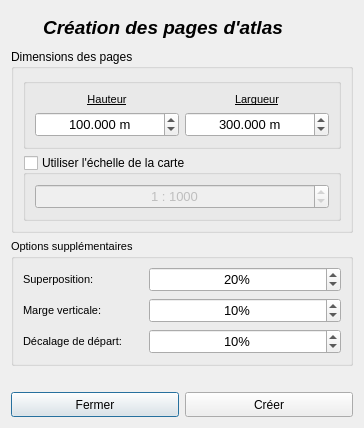
<?xml version="1.0" encoding="UTF-8"?>
<ui version="4.0">
 <class>CreateAtlas</class>
 <widget class="QDialog" name="CreateAtlas">
  <property name="windowModality">
   <enum>Qt::ApplicationModal</enum>
  </property>
  <property name="geometry">
   <rect>
    <x>0</x>
    <y>0</y>
    <width>364</width>
    <height>428</height>
   </rect>
  </property>
  <property name="minimumSize">
   <size>
    <width>364</width>
    <height>428</height>
   </size>
  </property>
  <property name="maximumSize">
   <size>
    <width>364</width>
    <height>428</height>
   </size>
  </property>
  <property name="windowTitle">
   <string>Création d'atlas</string>
  </property>
  <layout class="QGridLayout" name="gridLayout">
   <item row="0" column="0">
    <layout class="QHBoxLayout" name="horizontalLayout_7">
     <item>
      <widget class="QLabel" name="label_4">
       <property name="font">
        <font>
         <pointsize>14</pointsize>
         <weight>75</weight>
         <italic>true</italic>
         <bold>true</bold>
        </font>
       </property>
       <property name="text">
        <string>Création des pages d'atlas</string>
       </property>
       <property name="alignment">
        <set>Qt::AlignCenter</set>
       </property>
      </widget>
     </item>
     <item>
      <widget class="QLabel" name="lbl_logo">
       <property name="minimumSize">
        <size>
         <width>32</width>
         <height>32</height>
        </size>
       </property>
       <property name="maximumSize">
        <size>
         <width>32</width>
         <height>32</height>
        </size>
       </property>
       <property name="text">
        <string/>
       </property>
      </widget>
     </item>
    </layout>
   </item>
   <item row="3" column="0">
    <spacer name="verticalSpacer">
     <property name="orientation">
      <enum>Qt::Vertical</enum>
     </property>
     <property name="sizeHint" stdset="0">
      <size>
       <width>20</width>
       <height>33</height>
      </size>
     </property>
    </spacer>
   </item>
   <item row="1" column="0">
    <widget class="QGroupBox" name="groupBox">
     <property name="title">
      <string>Dimensions des pages</string>
     </property>
     <layout class="QVBoxLayout" name="verticalLayout_2">
      <item>
       <widget class="QGroupBox" name="groupBox_4">
        <property name="title">
         <string/>
        </property>
        <layout class="QGridLayout" name="gridLayout_3">
         <item row="0" column="0">
          <layout class="QVBoxLayout" name="verticalLayout">
           <item>
            <widget class="QLabel" name="label">
             <property name="font">
              <font>
               <pointsize>8</pointsize>
               <underline>true</underline>
              </font>
             </property>
             <property name="text">
              <string>Hauteur</string>
             </property>
             <property name="alignment">
              <set>Qt::AlignCenter</set>
             </property>
            </widget>
           </item>
           <item>
            <widget class="QDoubleSpinBox" name="spx_haut">
             <property name="sizePolicy">
              <sizepolicy hsizetype="Minimum" vsizetype="Preferred">
               <horstretch>0</horstretch>
               <verstretch>0</verstretch>
              </sizepolicy>
             </property>
             <property name="minimumSize">
              <size>
               <width>0</width>
               <height>25</height>
              </size>
             </property>
             <property name="font">
              <font>
               <pointsize>10</pointsize>
              </font>
             </property>
             <property name="toolTip">
              <string>Hauteur de la page dans la carte</string>
             </property>
             <property name="alignment">
              <set>Qt::AlignCenter</set>
             </property>
             <property name="suffix">
              <string> m</string>
             </property>
             <property name="decimals">
              <number>3</number>
             </property>
             <property name="maximum">
              <double>1000.000000000000000</double>
             </property>
             <property name="singleStep">
              <double>100.000000000000000</double>
             </property>
             <property name="value">
              <double>100.000000000000000</double>
             </property>
            </widget>
           </item>
          </layout>
         </item>
         <item row="0" column="1">
          <layout class="QVBoxLayout" name="verticalLayout_3">
           <item>
            <widget class="QLabel" name="label_2">
             <property name="font">
              <font>
               <pointsize>8</pointsize>
               <underline>true</underline>
              </font>
             </property>
             <property name="text">
              <string>Largueur</string>
             </property>
             <property name="alignment">
              <set>Qt::AlignCenter</set>
             </property>
            </widget>
           </item>
           <item>
            <widget class="QDoubleSpinBox" name="spx_large">
             <property name="sizePolicy">
              <sizepolicy hsizetype="Minimum" vsizetype="Preferred">
               <horstretch>0</horstretch>
               <verstretch>0</verstretch>
              </sizepolicy>
             </property>
             <property name="minimumSize">
              <size>
               <width>0</width>
               <height>25</height>
              </size>
             </property>
             <property name="font">
              <font>
               <pointsize>10</pointsize>
              </font>
             </property>
             <property name="toolTip">
              <string>Largeur de la page dans la carte</string>
             </property>
             <property name="alignment">
              <set>Qt::AlignCenter</set>
             </property>
             <property name="suffix">
              <string> m</string>
             </property>
             <property name="decimals">
              <number>3</number>
             </property>
             <property name="maximum">
              <double>1000.000000000000000</double>
             </property>
             <property name="singleStep">
              <double>100.000000000000000</double>
             </property>
             <property name="value">
              <double>300.000000000000000</double>
             </property>
            </widget>
           </item>
          </layout>
         </item>
        </layout>
       </widget>
      </item>
      <item>
       <widget class="QGroupBox" name="gbx_scale">
        <property name="title">
         <string>Utiliser l'échelle de la carte</string>
        </property>
        <property name="checkable">
         <bool>true</bool>
        </property>
        <property name="checked">
         <bool>false</bool>
        </property>
        <layout class="QHBoxLayout" name="horizontalLayout_3">
         <item>
          <widget class="QSpinBox" name="spx_scale">
           <property name="enabled">
            <bool>false</bool>
           </property>
           <property name="sizePolicy">
            <sizepolicy hsizetype="Minimum" vsizetype="Preferred">
             <horstretch>0</horstretch>
             <verstretch>0</verstretch>
            </sizepolicy>
           </property>
           <property name="minimumSize">
            <size>
             <width>0</width>
             <height>25</height>
            </size>
           </property>
           <property name="font">
            <font>
             <pointsize>10</pointsize>
            </font>
           </property>
           <property name="alignment">
            <set>Qt::AlignCenter</set>
           </property>
           <property name="prefix">
            <string>1 : </string>
           </property>
           <property name="minimum">
            <number>1</number>
           </property>
           <property name="maximum">
            <number>50000</number>
           </property>
           <property name="value">
            <number>1000</number>
           </property>
          </widget>
         </item>
        </layout>
       </widget>
      </item>
     </layout>
    </widget>
   </item>
   <item row="4" column="0">
    <layout class="QHBoxLayout" name="horizontalLayout_2">
     <item>
      <widget class="QPushButton" name="btn_fermer">
       <property name="minimumSize">
        <size>
         <width>0</width>
         <height>25</height>
        </size>
       </property>
       <property name="text">
        <string>Fermer</string>
       </property>
      </widget>
     </item>
     <item>
      <widget class="QPushButton" name="btn_creer">
       <property name="minimumSize">
        <size>
         <width>0</width>
         <height>25</height>
        </size>
       </property>
       <property name="text">
        <string>Créer</string>
       </property>
      </widget>
     </item>
    </layout>
   </item>
   <item row="2" column="0">
    <widget class="QGroupBox" name="groupBox_5">
     <property name="font">
      <font>
       <pointsize>8</pointsize>
      </font>
     </property>
     <property name="title">
      <string>Options supplémentaires</string>
     </property>
     <layout class="QGridLayout" name="gridLayout_2">
      <item row="0" column="0">
       <layout class="QHBoxLayout" name="horizontalLayout">
        <item>
         <widget class="QLabel" name="label_5">
          <property name="sizePolicy">
           <sizepolicy hsizetype="Preferred" vsizetype="Fixed">
            <horstretch>0</horstretch>
            <verstretch>0</verstretch>
           </sizepolicy>
          </property>
          <property name="minimumSize">
           <size>
            <width>120</width>
            <height>0</height>
           </size>
          </property>
          <property name="maximumSize">
           <size>
            <width>120</width>
            <height>16777215</height>
           </size>
          </property>
          <property name="text">
           <string>Superposition: </string>
          </property>
         </widget>
        </item>
        <item>
         <widget class="QSpinBox" name="spx_overlap">
          <property name="sizePolicy">
           <sizepolicy hsizetype="Preferred" vsizetype="Preferred">
            <horstretch>0</horstretch>
            <verstretch>0</verstretch>
           </sizepolicy>
          </property>
          <property name="minimumSize">
           <size>
            <width>0</width>
            <height>25</height>
           </size>
          </property>
          <property name="maximumSize">
           <size>
            <width>16777215</width>
            <height>16777215</height>
           </size>
          </property>
          <property name="font">
           <font>
            <pointsize>10</pointsize>
           </font>
          </property>
          <property name="alignment">
           <set>Qt::AlignCenter</set>
          </property>
          <property name="suffix">
           <string>%</string>
          </property>
          <property name="maximum">
           <number>100</number>
          </property>
          <property name="value">
           <number>20</number>
          </property>
         </widget>
        </item>
       </layout>
      </item>
      <item row="1" column="0">
       <layout class="QHBoxLayout" name="horizontalLayout_5">
        <item>
         <widget class="QLabel" name="label_7">
          <property name="minimumSize">
           <size>
            <width>120</width>
            <height>0</height>
           </size>
          </property>
          <property name="maximumSize">
           <size>
            <width>120</width>
            <height>16777215</height>
           </size>
          </property>
          <property name="text">
           <string>Marge verticale: </string>
          </property>
         </widget>
        </item>
        <item>
         <widget class="QSpinBox" name="spx_vert_marg">
          <property name="sizePolicy">
           <sizepolicy hsizetype="Preferred" vsizetype="Fixed">
            <horstretch>0</horstretch>
            <verstretch>0</verstretch>
           </sizepolicy>
          </property>
          <property name="minimumSize">
           <size>
            <width>0</width>
            <height>25</height>
           </size>
          </property>
          <property name="font">
           <font>
            <pointsize>10</pointsize>
           </font>
          </property>
          <property name="alignment">
           <set>Qt::AlignCenter</set>
          </property>
          <property name="suffix">
           <string>%</string>
          </property>
          <property name="maximum">
           <number>100</number>
          </property>
          <property name="value">
           <number>10</number>
          </property>
         </widget>
        </item>
       </layout>
      </item>
      <item row="2" column="0">
       <layout class="QHBoxLayout" name="horizontalLayout_6">
        <item>
         <widget class="QLabel" name="label_6">
          <property name="minimumSize">
           <size>
            <width>120</width>
            <height>0</height>
           </size>
          </property>
          <property name="maximumSize">
           <size>
            <width>120</width>
            <height>16777215</height>
           </size>
          </property>
          <property name="text">
           <string>Décalage de départ: </string>
          </property>
         </widget>
        </item>
        <item>
         <widget class="QSpinBox" name="spx_start_offset">
          <property name="sizePolicy">
           <sizepolicy hsizetype="Preferred" vsizetype="Fixed">
            <horstretch>0</horstretch>
            <verstretch>0</verstretch>
           </sizepolicy>
          </property>
          <property name="minimumSize">
           <size>
            <width>0</width>
            <height>25</height>
           </size>
          </property>
          <property name="font">
           <font>
            <pointsize>10</pointsize>
           </font>
          </property>
          <property name="alignment">
           <set>Qt::AlignCenter</set>
          </property>
          <property name="suffix">
           <string>%</string>
          </property>
          <property name="maximum">
           <number>100</number>
          </property>
          <property name="value">
           <number>10</number>
          </property>
         </widget>
        </item>
       </layout>
      </item>
     </layout>
    </widget>
   </item>
  </layout>
 </widget>
 <resources/>
 <connections>
  <connection>
   <sender>btn_fermer</sender>
   <signal>clicked()</signal>
   <receiver>CreateAtlas</receiver>
   <slot>close()</slot>
   <hints>
    <hint type="sourcelabel">
     <x>94</x>
     <y>405</y>
    </hint>
    <hint type="destinationlabel">
     <x>181</x>
     <y>213</y>
    </hint>
   </hints>
  </connection>
 </connections>
</ui>
